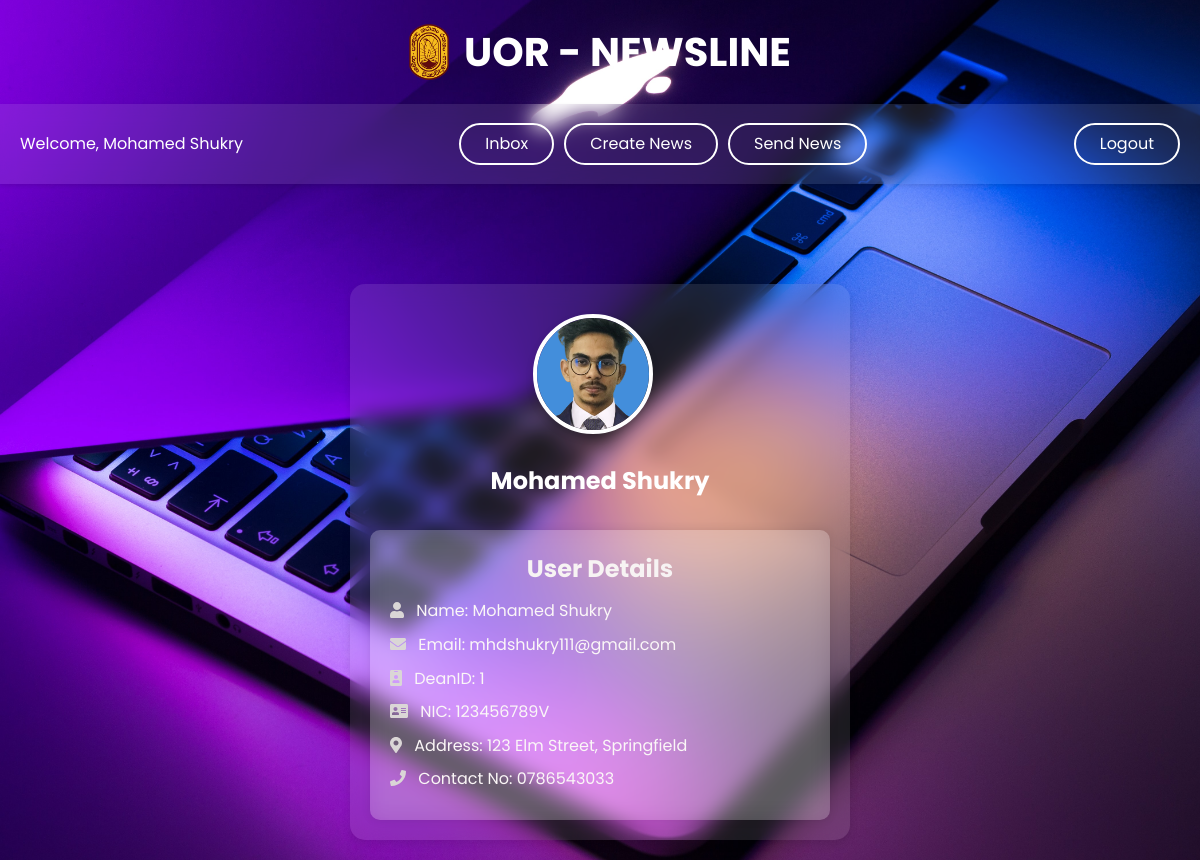
Page /Admin/admin_dashboard.php (signed in) on the committed database.
### tables this page shows
CREATE TABLE `dean` (
  `DeanID` int(4) NOT NULL,
  `Name` varchar(40) NOT NULL,
  `Email` varchar(40) NOT NULL,
  `NIC` varchar(20) NOT NULL,
  `Address` varchar(255) NOT NULL,
  `Contact_No` varchar(15) NOT NULL,
  `UserID` int(4) NOT NULL
);

CREATE TABLE `user` (
  `UserID` int(4) NOT NULL,
  `Name` varchar(40) NOT NULL,
  `Email` varchar(40) NOT NULL,
  `Password` varchar(255) NOT NULL,
  `Roll` varchar(15) NOT NULL DEFAULT 'Student',
  `ProfilePicture` varchar(255) NOT NULL
);

### Admin/admin_dashboard.php (the view, shortened to what this page needs)
<?php
include 'connection.php';
$email = $_SESSION['email'];
if ($_SESSION['roll'] == 'Dean') {
    $sql = "SELECT dean.*, user.ProfilePicture, user.Name AS UserName
            FROM dean
            JOIN user ON dean.UserID = user.UserID
            WHERE user.Email = ?";
} elseif ($_SESSION['roll'] == 'Lecturer') {
    $sql = "SELECT lecturer.*, user.ProfilePicture, user.Name AS UserName
            FROM lecturer
            JOIN user ON lecturer.UserID = user.UserID
            WHERE user.Email = ?";
}
$stmt = $conn->prepare($sql);
$stmt->bind_param("s", $email);
$stmt->execute();
$result = $stmt->get_result();
if ($result->num_rows > 0) {
    $user = $result->fetch_assoc();
} else {
    die('User not found');
}
?>
<!DOCTYPE html>
<html lang="en">
<head>
    <link rel="stylesheet" href="../assets/CSS/admin_dash.css">
    <link rel="stylesheet" href="https://cdnjs.cloudflare.com/ajax/libs/font-awesome/5.15.4/css/all.min.css">
</head>
<body>
    <h1><img src="../assets/images/ruhuna.png" alt="Ruhuna University Logo" class="nav_logo_img">UOR - NEWSLINE</h1>
    <div class="user_menu">
        <span>Welcome, <?php echo htmlspecialchars($_SESSION['name']); ?></span>
        <nav>
            <?php if ($_SESSION['roll'] == 'Dean'): ?>
                <a href="admin.php">Inbox</a>
            <?php elseif ($_SESSION['roll'] == 'Lecturer'): ?>
                <a href="lecturer.php" class="button">Inbox</a>
            <?php endif; ?>
            <a href="add_news.php">Create News</a>
            <a href="sent_news.php">Send News</a>
        </nav>
        <div class="profile_menu">
            <a href="logout.php" class="button">Logout</a>
        </div>
    </div>
    <div class="dashboard_wrapper">
        <div class="dashboard_container">
            <div class="profile_section">
                <img src="<?php echo isset($user['ProfilePicture']) ? $user['ProfilePicture'] : '../assets/images/pro.png'; ?>" alt="Profile Picture" class="profile_picture">
                <h2><?php echo htmlspecialchars($user['UserName']); ?></h2>
            </div>
            <div class="profile_details">
                <h3>User Details</h3>
                <?php if ($_SESSION['roll'] == 'Dean'): ?>
                    <p><i class="fas fa-user info-icon"></i> Name: <?php echo htmlspecialchars($user['Name']); ?></p>
                    <p><i class="fas fa-envelope info-icon"></i> Email: <?php echo htmlspecialchars($user['Email']); ?></p>
                    <p><i class="fas fa-id-badge info-icon"></i> DeanID: <?php echo htmlspecialchars($user['DeanID']); ?></p>
                    <p><i class="fas fa-address-card info-icon"></i> NIC: <?php echo htmlspecialchars($user['NIC']); ?></p>
                    <p><i class="fas fa-map-marker-alt info-icon"></i> Address: <?php echo htmlspecialchars($user['Address']); ?></p>
                    <p><i class="fas fa-phone info-icon"></i> Contact No: <?php echo htmlspecialchars($user['Contact_No']); ?></p>
                <?php endif; ?>
            </div>
        </div>
    </div>
</body>
</html>

### assets/CSS/admin_dash.css (style rules this page uses)
* { margin: 0; padding: 0; box-sizing: border-box; font-family: "Poppins", sans-serif; }
body { background-image: url('../images/bg.jpg'); background-size: cover; background-position: center; background-repeat: no-repeat; line-height: 1.6; color: #333; margin: 0; padding: 0; }
h1 { display: flex; align-items: center; justify-content: center; margin: 20px 0; color: #fff; font-size: 5vh; }
h1 .nav_logo_img { width: 40px; height: auto; margin-right: 15px; }
.user_menu { background: rgba(255, 255, 255, 0.1); backdrop-filter: blur(10px); color: #fff; padding: 10px 20px; display: flex; justify-content: space-between; align-items: center; box-shadow: 0 2px 4px rgba(0, 0, 0, 0.1); position: absolute; height: 80px; width: 100%; z-index: 100; }
.user_menu .button { text-decoration: none; padding: 6px 24px; border: 2px solid #fff; background: transparent; border-radius: 25px; cursor: pointer; transition: background-color 0.3s, color 0.3s; color: white; }
.user_menu nav { flex-grow: 1; display: flex; justify-content: center; }
.user_menu nav a { text-decoration: none; padding: 6px 24px; border: 2px solid #fff; background: transparent; border-radius: 25px; cursor: pointer; transition: background-color 0.3s, color 0.3s; color: white; margin-left: 10px; }
.profile_menu { display: flex; align-items: center; }
.profile_picture { width: 40px; height: 40px; border-radius: 50%; margin-right: 15px; margin-top: 10px; }
.dashboard_wrapper { max-width: 500px; margin: 200px auto 20px; padding: 20px; background: rgba(255, 255, 255, 0.1); backdrop-filter: blur(10px); color: #fff; box-shadow: 0 4px 8px rgba(0, 0, 0, 0.1); border-radius: 15px; }
.profile_details h3 { text-align: center; }
.profile_section { text-align: center; margin-bottom: 30px; }
.profile_picture { width: 120px; height: 120px; border-radius: 50%; object-fit: cover; margin-bottom: 20px; border: 4px solid #fff; box-shadow: 0 4px 8px rgba(0, 0, 0, 0.1); }
.profile_details { background: rgba(255, 255, 255, 0.2); padding: 20px; border-radius: 10px; box-shadow: 0 0 10px rgba(0, 0, 0, 0.1); backdrop-filter: blur(10px); margin-top: 10px; }
.profile_details h3 { color: #f7f3f3; font-size: 24px; margin-bottom: 10px; }
.profile_details p { color: #fbf7f7; margin-bottom: 8px; }
.profile_details .info-icon { color: #dad6d6; margin-right: 8px; }

### rows in the picture
dean: UserID.ProfilePicture (picture), UserID.Name "Mohamed Shukry", Name "Mohamed Shukry", Email "mhdshukry111@gmail.com", DeanID "1", NIC "123456789V", Address "123 Elm Street, Springfield", Contact_No "0786543033"

### other values in the picture
$_SESSION['name'] "Mohamed Shukry"
